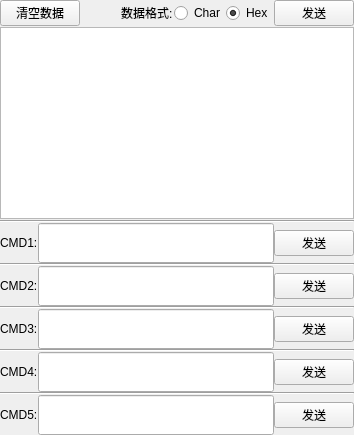
          <widget class="QWidget" name="sendtab">
           <attribute name="title">
            <string>SendData</string>
           </attribute>
           <layout class="QVBoxLayout" name="verticalLayout_11" stretch="1,1">
            <property name="spacing">
             <number>1</number>
            </property>
            <property name="margin">
             <number>0</number>
            </property>
            <item>
             <layout class="QVBoxLayout" name="verticalLayout_8" stretch="1,0">
              <property name="spacing">
               <number>1</number>
              </property>
              <item>
               <layout class="QHBoxLayout" name="horizontalLayout_9">
                <property name="spacing">
                 <number>1</number>
                </property>
                <item>
                 <widget class="QPushButton" name="sendclr_Button">
                  <property name="text">
                   <string>清空数据</string>
                  </property>
                 </widget>
                </item>
                <item>
                 <spacer name="horizontalSpacer">
                  <property name="orientation">
                   <enum>Qt::Horizontal</enum>
                  </property>
                  <property name="sizeHint" stdset="0">
                   <size>
                    <width>40</width>
                    <height>20</height>
                   </size>
                  </property>
                 </spacer>
                </item>
                <item>
                 <widget class="QLabel" name="label_10">
                  <property name="text">
                   <string>数据格式:</string>
                  </property>
                 </widget>
                </item>
                <item>
                 <widget class="QRadioButton" name="char_radioButton">
                  <property name="text">
                   <string>Char</string>
                  </property>
                 </widget>
                </item>
                <item>
                 <widget class="QRadioButton" name="hex_radioButton">
                  <property name="acceptDrops">
                   <bool>false</bool>
                  </property>
                  <property name="text">
                   <string>Hex</string>
                  </property>
                  <property name="checked">
                   <bool>true</bool>
                  </property>
                 </widget>
                </item>
                <item>
                 <widget class="QPushButton" name="mainsend_Button">
                  <property name="text">
                   <string>发送</string>
                  </property>
                 </widget>
                </item>
               </layout>
              </item>
              <item>
               <widget class="QTextEdit" name="mainsend_Edit">
                <property name="font">
                 <font>
                  <family>Consolas</family>
                  <pointsize>12</pointsize>
                 </font>
                </property>
               </widget>
              </item>
             </layout>
            </item>
            <item>
             <layout class="QVBoxLayout" name="verticalLayout_9" stretch="0,1,0,1,0,1,0,1,0,1">
              <property name="spacing">
               <number>0</number>
              </property>
              <item>
               <widget class="Line" name="line_2">
                <property name="orientation">
                 <enum>Qt::Horizontal</enum>
                </property>
               </widget>
              </item>
              <item>
               <layout class="QHBoxLayout" name="horizontalLayout_11">
                <property name="spacing">
                 <number>0</number>
                </property>
                <item>
                 <widget class="QLabel" name="label_4">
                  <property name="text">
                   <string>CMD1:</string>
                  </property>
                 </widget>
                </item>
                <item>
                 <widget class="QLineEdit" name="cmd1_Edit">
                  <property name="sizePolicy">
                   <sizepolicy hsizetype="Expanding" vsizetype="Preferred">
                    <horstretch>0</horstretch>
                    <verstretch>0</verstretch>
                   </sizepolicy>
                  </property>
                  <property name="minimumSize">
                   <size>
                    <width>0</width>
                    <height>40</height>
                   </size>
                  </property>
                  <property name="font">
                   <font>
                    <family>Consolas</family>
                    <pointsize>12</pointsize>
                   </font>
                  </property>
                 </widget>
                </item>
                <item>
                 <widget class="QPushButton" name="cmd1sned_Button">
                  <property name="text">
                   <string>发送</string>
                  </property>
                 </widget>
                </item>
               </layout>
              </item>
              <item>
               <widget class="Line" name="line">
                <property name="orientation">
                 <enum>Qt::Horizontal</enum>
                </property>
               </widget>
              </item>
              <item>
               <layout class="QHBoxLayout" name="horizontalLayout_12">
                <property name="spacing">
                 <number>0</number>
                </property>
                <item>
                 <widget class="QLabel" name="label_5">
                  <property name="text">
                   <string>CMD2:</string>
                  </property>
                 </widget>
                </item>
                <item>
                 <widget class="QLineEdit" name="cmd2_Edit">
                  <property name="sizePolicy">
                   <sizepolicy hsizetype="Expanding" vsizetype="Preferred">
                    <horstretch>0</horstretch>
                    <verstretch>0</verstretch>
                   </sizepolicy>
                  </property>
                  <property name="minimumSize">
                   <size>
                    <width>0</width>
                    <height>40</height>
                   </size>
                  </property>
                  <property name="font">
                   <font>
                    <family>Consolas</family>
                    <pointsize>12</pointsize>
                   </font>
                  </property>
                 </widget>
                </item>
                <item>
                 <widget class="QPushButton" name="cmd2sned_Button">
                  <property name="text">
                   <string>发送</string>
                  </property>
                 </widget>
                </item>
               </layout>
              </item>
              <item>
               <widget class="Line" name="line_3">
                <property name="orientation">
                 <enum>Qt::Horizontal</enum>
                </property>
               </widget>
              </item>
              <item>
               <layout class="QHBoxLayout" name="horizontalLayout_13">
                <property name="spacing">
                 <number>0</number>
                </property>
                <item>
                 <widget class="QLabel" name="label_6">
                  <property name="text">
                   <string>CMD3:</string>
                  </property>
                 </widget>
                </item>
                <item>
                 <widget class="QLineEdit" name="cmd3_Edit">
                  <property name="sizePolicy">
                   <sizepolicy hsizetype="Expanding" vsizetype="Preferred">
                    <horstretch>0</horstretch>
                    <verstretch>0</verstretch>
                   </sizepolicy>
                  </property>
                  <property name="minimumSize">
                   <size>
                    <width>0</width>
                    <height>40</height>
                   </size>
                  </property>
                  <property name="font">
                   <font>
                    <family>Consolas</family>
                    <pointsize>12</pointsize>
                   </font>
                  </property>
                 </widget>
                </item>
                <item>
                 <widget class="QPushButton" name="cmd3sned_Button">
                  <property name="text">
                   <string>发送</string>
                  </property>
                 </widget>
                </item>
               </layout>
              </item>
              <item>
               <widget class="Line" name="line_4">
                <property name="orientation">
                 <enum>Qt::Horizontal</enum>
                </property>
               </widget>
              </item>
              <item>
               <layout class="QHBoxLayout" name="horizontalLayout_14">
                <property name="spacing">
                 <number>0</number>
                </property>
                <item>
                 <widget class="QLabel" name="label_7">
                  <property name="text">
                   <string>CMD4:</string>
                  </property>
                 </widget>
                </item>
                <item>
                 <widget class="QLineEdit" name="cmd4_Edit">
                  <property name="sizePolicy">
                   <sizepolicy hsizetype="Expanding" vsizetype="Preferred">
                    <horstretch>0</horstretch>
                    <verstretch>0</verstretch>
                   </sizepolicy>
                  </property>
                  <property name="minimumSize">
                   <size>
                    <width>0</width>
                    <height>40</height>
                   </size>
                  </property>
                  <property name="font">
                   <font>
                    <family>Consolas</family>
                    <pointsize>12</pointsize>
                    <weight>50</weight>
                    <bold>false</bold>
                   </font>
                  </property>
                 </widget>
                </item>
                <item>
                 <widget class="QPushButton" name="cmd4sned_Button">
                  <property name="text">
                   <string>发送</string>
                  </property>
                 </widget>
                </item>
               </layout>
              </item>
              <item>
               <widget class="Line" name="line_5">
                <property name="orientation">
                 <enum>Qt::Horizontal</enum>
                </property>
               </widget>
              </item>
              <item>
               <layout class="QHBoxLayout" name="horizontalLayout_15">
                <property name="spacing">
                 <number>0</number>
                </property>
                <item>
                 <widget class="QLabel" name="label_8">
                  <property name="text">
                   <string>CMD5:</string>
                  </property>
                 </widget>
                </item>
                <item>
                 <widget class="QLineEdit" name="cmd5_Edit">
                  <property name="sizePolicy">
                   <sizepolicy hsizetype="Expanding" vsizetype="Preferred">
                    <horstretch>0</horstretch>
                    <verstretch>0</verstretch>
                   </sizepolicy>
                  </property>
                  <property name="minimumSize">
                   <size>
                    <width>0</width>
                    <height>40</height>
                   </size>
                  </property>
                  <property name="font">
                   <font>
                    <family>Consolas</family>
                    <pointsize>12</pointsize>
                   </font>
                  </property>
                 </widget>
                </item>
                <item>
                 <widget class="QPushButton" name="cmd5sned_Button">
                  <property name="text">
                   <string>发送</string>
                  </property>
                 </widget>
                </item>
               </layout>
              </item>
             </layout>
            </item>
           </layout>
          </widget>
